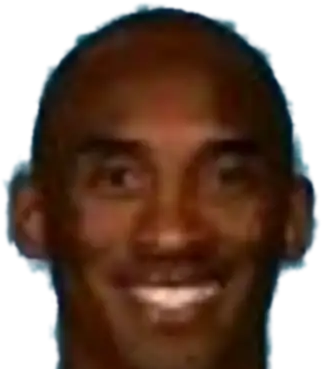
#> input picture Live2D/faces/牢大.png, 322 x 369 px
$ python -i make_face_cutout.py   (imports and definitions only)
#> lines starting #> are read from the running program, lines starting #| are printed output that depends on the picture
#> further down, picture is the input picture: PIL image 322x369 RGBA; mean R, G, B, A 73.3, 69.9, 67.4, 185.8
"""把一张人物照片裁成贴脸图（透明 PNG），放到 Live2D/faces。

贴脸图的要求：头部居中、背景透明、多余的脖子/球衣尽量裁掉。
默认按蓝幕抠图（这套直播间素材多是蓝背景），也可以传 --key none 直接裁切。

用法：
    python tools/make_face_cutout.py 照片.webp --name 牢大
    python tools/make_face_cutout.py 照片.png --name 牢大 --key none
    python tools/make_face_cutout.py 照片.webp --name 牢大 --crop 0.30,0.02,0.70,0.44

生成 Live2D/faces/<名字>.png 后，角色管理页「动作与表情 → 贴脸」会自动出现。
"""

import argparse
from pathlib import Path

from PIL import Image, ImageFilter

ROOT = Path(__file__).resolve().parents[1]
FACES = ROOT / "Live2D" / "faces"


def parse_crop(text):
    parts = [float(x) for x in text.split(",")]
    if len(parts) != 4:
        raise argparse.ArgumentTypeError("--crop 需要 4 个 0~1 的小数：x0,y0,x1,y1")
    return parts


def chroma_blue(img):
    """把蓝色背景抠掉，边缘做一点羽化。返回 RGBA。"""
    img = img.convert("RGBA")
    px = img.load()
    w, h = img.size
#> w = 322; h = 369
    for y in range(h):
        for x in range(w):
            r, g, b, a = px[x, y]
            blueness = b - max(r, g)
            if blueness > 22 and b > 90:
                px[x, y] = (r, g, b, 0)
            elif blueness > 10 and b > 80:
                alpha = int((22 - blueness) / 12 * 255)
                px[x, y] = (r, g, b, max(0, min(a, alpha)))
    alpha = img.getchannel("A").filter(ImageFilter.GaussianBlur(1.2))
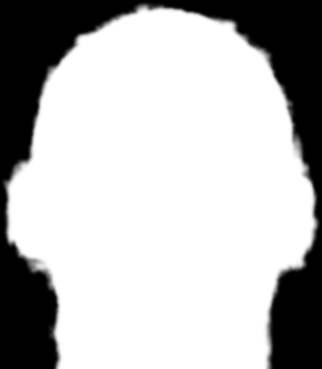
#> alpha: PIL image 322x369 L; min 0, max 255, mean 185.2
    img.putalpha(alpha)
    return img


def trim(img):
    """裁到不透明内容的包围盒，避免贴脸图里留一圈透明边导致定位偏移。"""
    bbox = img.getchannel("A").getbbox()
    return img.crop(bbox) if bbox else img


def main():
    parser = argparse.ArgumentParser(description="生成 Live2D 贴脸图")
    parser.add_argument("source", help="原始照片（webp/png/jpg 都可以）")
    parser.add_argument("--name", required=True, help="贴脸图名字，也是配置里 face 的值")
    parser.add_argument("--crop", type=parse_crop, default=[0.30, 0.02, 0.70, 0.44],
                        help="裁剪范围（相对宽高）：x0,y0,x1,y1，默认只取头部")
    parser.add_argument("--key", choices=["blue", "none"], default="blue",
                        help="背景处理：blue=蓝幕抠图（默认），none=原图裁切")
    parser.add_argument("--out-dir", default=str(FACES), help="输出目录，默认 Live2D/faces")
    args = parser.parse_args()

    src = Image.open(args.source)
    w, h = src.size
    x0, y0, x1, y1 = args.crop
    box = (int(w * x0), int(h * y0), int(w * x1), int(h * y1))
    img = src.crop(box)

    if args.key == "blue":
        img = chroma_blue(img)
    else:
        img = img.convert("RGBA")
    img = trim(img)

    out_dir = Path(args.out_dir)
    out_dir.mkdir(parents=True, exist_ok=True)
    out = out_dir / f"{args.name}.png"
    img.save(out)
    print(f"已生成 {out}（{img.width}x{img.height}）")


# [2 lines not run here, left out]

>>> from PIL import Image
>>> picture = Image.open('../Live2D/faces/牢大.png')
>>> result = chroma_blue(picture)
